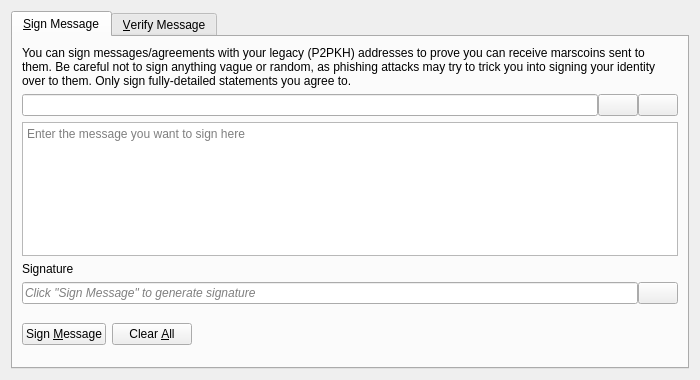
<?xml version="1.0" encoding="UTF-8"?>
<ui version="4.0">
 <class>SignVerifyMessageDialog</class>
 <widget class="QDialog" name="SignVerifyMessageDialog">
  <property name="geometry">
   <rect>
    <x>0</x>
    <y>0</y>
    <width>700</width>
    <height>380</height>
   </rect>
  </property>
  <property name="windowTitle">
   <string>Signatures - Sign / Verify a Message</string>
  </property>
  <property name="modal">
   <bool>true</bool>
  </property>
  <layout class="QVBoxLayout" name="verticalLayout">
   <item>
    <widget class="QTabWidget" name="tabWidget">
     <property name="currentIndex">
      <number>0</number>
     </property>
     <widget class="QWidget" name="tabSignMessage">
      <attribute name="title">
       <string>&amp;Sign Message</string>
      </attribute>
      <layout class="QVBoxLayout" name="verticalLayout_SM">
       <item>
        <widget class="QLabel" name="infoLabel_SM">
         <property name="text">
          <string>You can sign messages/agreements with your legacy (P2PKH) addresses to prove you can receive marscoins sent to them. Be careful not to sign anything vague or random, as phishing attacks may try to trick you into signing your identity over to them. Only sign fully-detailed statements you agree to.</string>
         </property>
         <property name="textFormat">
          <enum>Qt::PlainText</enum>
         </property>
         <property name="wordWrap">
          <bool>true</bool>
         </property>
        </widget>
       </item>
       <item>
        <layout class="QHBoxLayout" name="horizontalLayout_1_SM">
         <property name="spacing">
          <number>0</number>
         </property>
         <item>
          <widget class="QValidatedLineEdit" name="addressIn_SM">
           <property name="toolTip">
            <string>The Marscoin address to sign the message with</string>
           </property>
          </widget>
         </item>
         <item>
          <widget class="QPushButton" name="addressBookButton_SM">
           <property name="toolTip">
            <string>Choose previously used address</string>
           </property>
           <property name="text">
            <string/>
           </property>
           <property name="icon">
            <iconset resource="../bitcoin.qrc">
             <normaloff>:/icons/address-book</normaloff>:/icons/address-book</iconset>
           </property>
           <property name="shortcut">
            <string>Alt+A</string>
           </property>
           <property name="autoDefault">
            <bool>false</bool>
           </property>
          </widget>
         </item>
         <item>
          <widget class="QPushButton" name="pasteButton_SM">
           <property name="toolTip">
            <string>Paste address from clipboard</string>
           </property>
           <property name="text">
            <string/>
           </property>
           <property name="icon">
            <iconset resource="../bitcoin.qrc">
             <normaloff>:/icons/editpaste</normaloff>:/icons/editpaste</iconset>
           </property>
           <property name="shortcut">
            <string>Alt+P</string>
           </property>
           <property name="autoDefault">
            <bool>false</bool>
           </property>
          </widget>
         </item>
        </layout>
       </item>
       <item>
        <widget class="QPlainTextEdit" name="messageIn_SM">
         <property name="toolTip">
          <string>Enter the message you want to sign here</string>
         </property>
         <property name="placeholderText">
          <string>Enter the message you want to sign here</string>
         </property>
        </widget>
       </item>
       <item>
        <widget class="QLabel" name="signatureLabel_SM">
         <property name="text">
          <string>Signature</string>
         </property>
         <property name="textFormat">
          <enum>Qt::PlainText</enum>
         </property>
        </widget>
       </item>
       <item>
        <layout class="QHBoxLayout" name="horizontalLayout_2_SM">
         <property name="spacing">
          <number>0</number>
         </property>
         <item>
          <widget class="QLineEdit" name="signatureOut_SM">
           <property name="placeholderText">
            <string>Click "Sign Message" to generate signature</string>
           </property>
           <property name="font">
            <font>
             <italic>true</italic>
            </font>
           </property>
           <property name="readOnly">
            <bool>true</bool>
           </property>
          </widget>
         </item>
         <item>
          <widget class="QPushButton" name="copySignatureButton_SM">
           <property name="toolTip">
            <string>Copy the current signature to the system clipboard</string>
           </property>
           <property name="text">
            <string/>
           </property>
           <property name="icon">
            <iconset resource="../bitcoin.qrc">
             <normaloff>:/icons/editcopy</normaloff>:/icons/editcopy</iconset>
           </property>
           <property name="autoDefault">
            <bool>false</bool>
           </property>
          </widget>
         </item>
        </layout>
       </item>
       <item>
        <layout class="QHBoxLayout" name="horizontalLayout_3_SM">
         <item>
          <widget class="QPushButton" name="signMessageButton_SM">
           <property name="toolTip">
            <string>Sign the message to prove you own this Marscoin address</string>
           </property>
           <property name="text">
            <string>Sign &amp;Message</string>
           </property>
           <property name="icon">
            <iconset resource="../bitcoin.qrc">
             <normaloff>:/icons/edit</normaloff>:/icons/edit</iconset>
           </property>
           <property name="autoDefault">
            <bool>false</bool>
           </property>
          </widget>
         </item>
         <item>
          <widget class="QPushButton" name="clearButton_SM">
           <property name="toolTip">
            <string>Reset all sign message fields</string>
           </property>
           <property name="text">
            <string>Clear &amp;All</string>
           </property>
           <property name="icon">
            <iconset resource="../bitcoin.qrc">
             <normaloff>:/icons/remove</normaloff>:/icons/remove</iconset>
           </property>
           <property name="autoDefault">
            <bool>false</bool>
           </property>
          </widget>
         </item>
         <item>
          <spacer name="horizontalSpacer_1_SM">
           <property name="orientation">
            <enum>Qt::Horizontal</enum>
           </property>
           <property name="sizeHint" stdset="0">
            <size>
             <width>40</width>
             <height>48</height>
            </size>
           </property>
          </spacer>
         </item>
         <item>
          <widget class="QLabel" name="statusLabel_SM">
           <property name="font">
            <font>
             <weight>75</weight>
             <bold>true</bold>
            </font>
           </property>
           <property name="text">
            <string/>
           </property>
           <property name="wordWrap">
            <bool>true</bool>
           </property>
          </widget>
         </item>
         <item>
          <spacer name="horizontalSpacer_2_SM">
           <property name="orientation">
            <enum>Qt::Horizontal</enum>
           </property>
           <property name="sizeHint" stdset="0">
            <size>
             <width>40</width>
             <height>48</height>
            </size>
           </property>
          </spacer>
         </item>
        </layout>
       </item>
      </layout>
     </widget>
     <widget class="QWidget" name="tabVerifyMessage">
      <attribute name="title">
       <string>&amp;Verify Message</string>
      </attribute>
      <layout class="QVBoxLayout" name="verticalLayout_VM">
       <item>
        <widget class="QLabel" name="infoLabel_VM">
         <property name="text">
          <string>Enter the receiver's address, message (ensure you copy line breaks, spaces, tabs, etc. exactly) and signature below to verify the message. Be careful not to read more into the signature than what is in the signed message itself, to avoid being tricked by a man-in-the-middle attack. Note that this only proves the signing party receives with the address, it cannot prove sendership of any transaction!</string>
         </property>
         <property name="textFormat">
          <enum>Qt::PlainText</enum>
         </property>
         <property name="alignment">
          <set>Qt::AlignLeading|Qt::AlignLeft|Qt::AlignTop</set>
         </property>
         <property name="wordWrap">
          <bool>true</bool>
         </property>
        </widget>
       </item>
       <item>
        <layout class="QHBoxLayout" name="horizontalLayout_1_VM">
         <property name="spacing">
          <number>0</number>
         </property>
         <item>
          <widget class="QValidatedLineEdit" name="addressIn_VM">
           <property name="toolTip">
            <string>The Marscoin address the message was signed with</string>
           </property>
          </widget>
         </item>
         <item>
          <widget class="QPushButton" name="addressBookButton_VM">
           <property name="toolTip">
            <string>Choose previously used address</string>
           </property>
           <property name="text">
            <string/>
           </property>
           <property name="icon">
            <iconset resource="../bitcoin.qrc">
             <normaloff>:/icons/address-book</normaloff>:/icons/address-book</iconset>
           </property>
           <property name="shortcut">
            <string>Alt+A</string>
           </property>
           <property name="autoDefault">
            <bool>false</bool>
           </property>
          </widget>
         </item>
        </layout>
       </item>
       <item>
        <widget class="QPlainTextEdit" name="messageIn_VM">
          <property name="toolTip">
            <string>The signed message to verify</string>
          </property>
          <property name="placeholderText">
            <string>The signed message to verify</string>
          </property>
        </widget>
       </item>
       <item>
        <widget class="QValidatedLineEdit" name="signatureIn_VM">
          <property name="toolTip">
            <string>The signature given when the message was signed</string>
          </property>
          <property name="placeholderText">
            <string>The signature given when the message was signed</string>
          </property>
        </widget>
       </item>
       <item>
        <layout class="QHBoxLayout" name="horizontalLayout_2_VM">
         <item>
          <widget class="QPushButton" name="verifyMessageButton_VM">
           <property name="toolTip">
            <string>Verify the message to ensure it was signed with the specified Marscoin address</string>
           </property>
           <property name="text">
            <string>Verify &amp;Message</string>
           </property>
           <property name="icon">
            <iconset resource="../bitcoin.qrc">
             <normaloff>:/icons/transaction_0</normaloff>:/icons/transaction_0</iconset>
           </property>
           <property name="autoDefault">
            <bool>false</bool>
           </property>
          </widget>
         </item>
         <item>
          <widget class="QPushButton" name="clearButton_VM">
           <property name="toolTip">
            <string>Reset all verify message fields</string>
           </property>
           <property name="text">
            <string>Clear &amp;All</string>
           </property>
           <property name="icon">
            <iconset resource="../bitcoin.qrc">
             <normaloff>:/icons/remove</normaloff>:/icons/remove</iconset>
           </property>
           <property name="autoDefault">
            <bool>false</bool>
           </property>
          </widget>
         </item>
         <item>
          <spacer name="horizontalSpacer_1_VM">
           <property name="orientation">
            <enum>Qt::Horizontal</enum>
           </property>
           <property name="sizeHint" stdset="0">
            <size>
             <width>40</width>
             <height>48</height>
            </size>
           </property>
          </spacer>
         </item>
         <item>
          <widget class="QLabel" name="statusLabel_VM">
           <property name="font">
            <font>
             <weight>75</weight>
             <bold>true</bold>
            </font>
           </property>
           <property name="text">
            <string/>
           </property>
           <property name="wordWrap">
            <bool>true</bool>
           </property>
          </widget>
         </item>
         <item>
          <spacer name="horizontalSpacer_2_VM">
           <property name="orientation">
            <enum>Qt::Horizontal</enum>
           </property>
           <property name="sizeHint" stdset="0">
            <size>
             <width>40</width>
             <height>48</height>
            </size>
           </property>
          </spacer>
         </item>
        </layout>
       </item>
      </layout>
     </widget>
    </widget>
   </item>
  </layout>
 </widget>
 <customwidgets>
  <customwidget>
   <class>QValidatedLineEdit</class>
   <extends>QLineEdit</extends>
   <header>qt/qvalidatedlineedit.h</header>
  </customwidget>
 </customwidgets>
 <resources>
  <include location="../bitcoin.qrc"/>
 </resources>
 <connections/>
</ui>
